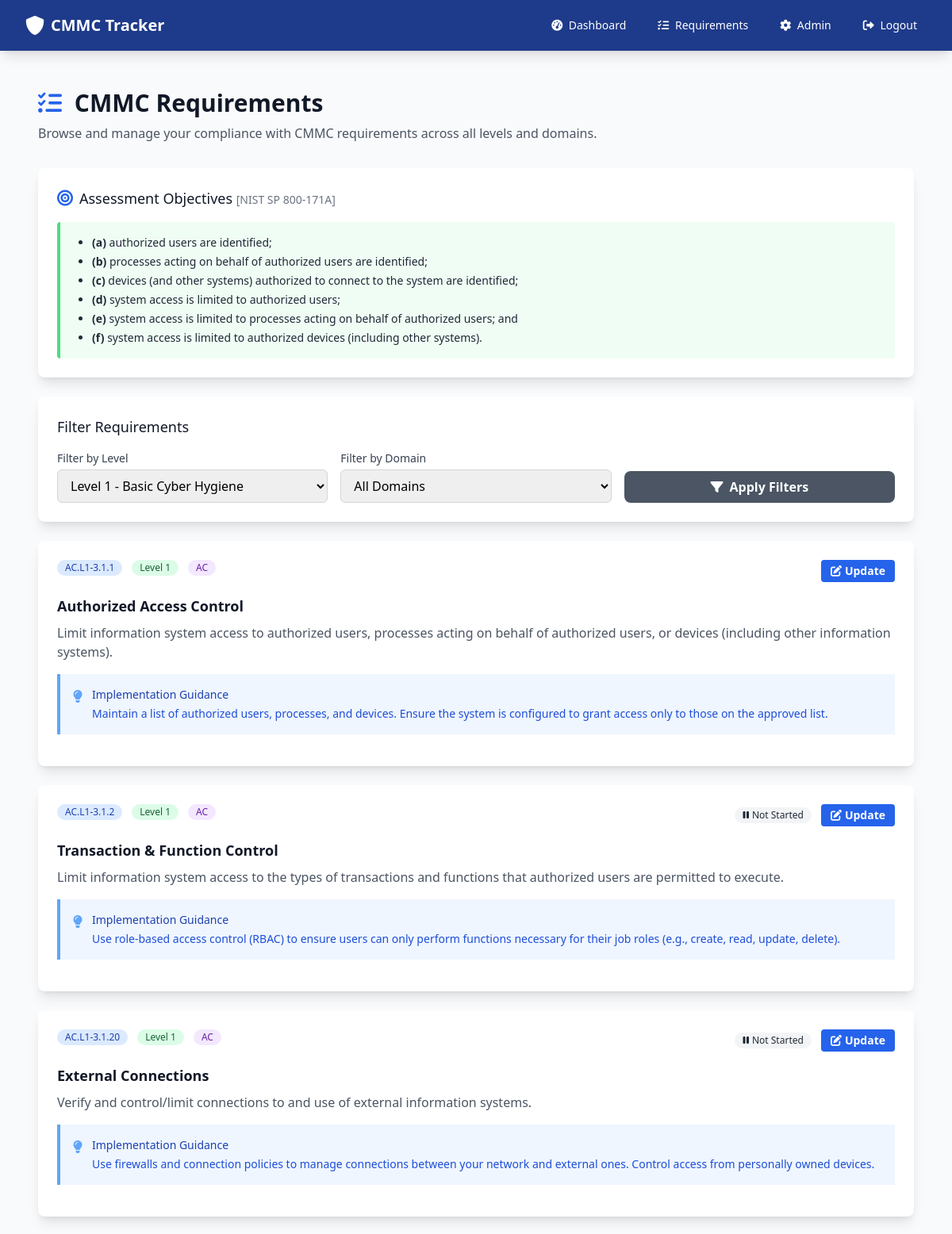
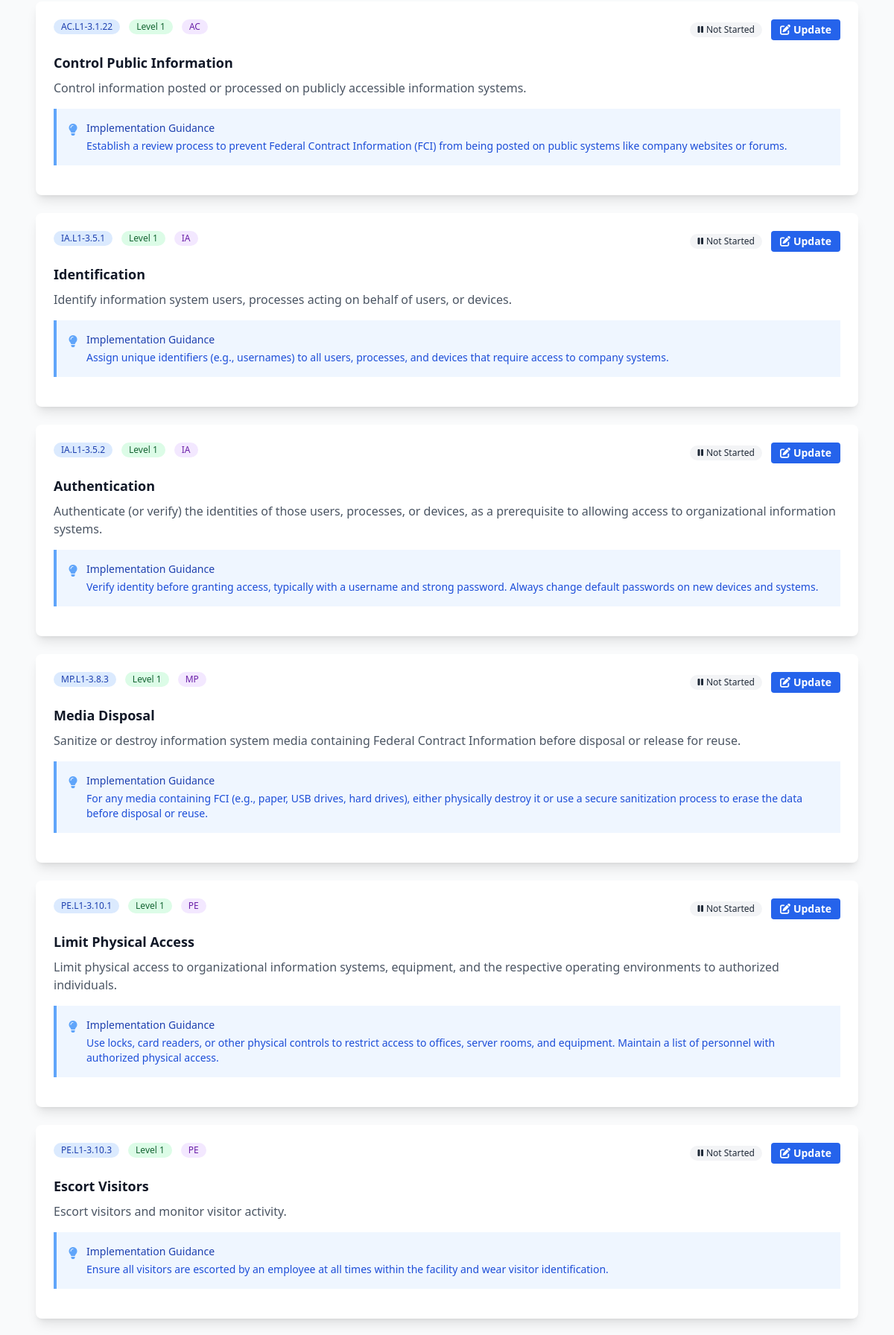
Screenshot of /requirements?level=1 (signed in, upper part) with the database file from the repository (2 pictures, top to bottom).
### app.py (models this page shows)
class CMMCRequirement(db.Model):
    __tablename__ = 'cmmc_requirement'
    id = db.Column(db.Integer, primary_key=True)
    requirement_id = db.Column(db.String(20), unique=True, nullable=False)
    title = db.Column(db.String(200), nullable=False)
    description = db.Column(db.Text, nullable=False)
    level_id = db.Column(db.Integer, db.ForeignKey('cmmc_level.id'), nullable=False)
    domain_id = db.Column(db.Integer, db.ForeignKey('cmmc_domain.id'), nullable=False)
    guidance = db.Column(db.Text)
    created_at = db.Column(db.DateTime, default=datetime.utcnow)
    level = db.relationship('CMMCLevel', backref='requirements')
    domain = db.relationship('CMMCDomain', backref='requirements')

class CMMCLevel(db.Model):
    __tablename__ = 'cmmc_level'
    id = db.Column(db.Integer, primary_key=True)
    level_number = db.Column(db.Integer, unique=True, nullable=False)
    name = db.Column(db.String(100), nullable=False)
    description = db.Column(db.Text)
    created_at = db.Column(db.DateTime, default=datetime.utcnow)

class CMMCDomain(db.Model):
    __tablename__ = 'cmmc_domain'
    id = db.Column(db.Integer, primary_key=True)
    code = db.Column(db.String(10), unique=True, nullable=False)
    name = db.Column(db.String(100), nullable=False)
    description = db.Column(db.Text)
    created_at = db.Column(db.DateTime, default=datetime.utcnow)

### app.py (the view)
@app.route('/requirements')
@login_required
@authorized_user_required
def requirements():
    level_filter = request.args.get('level')
    domain_filter = request.args.get('domain')
    query = CMMCRequirement.query
    if level_filter:
        query = query.filter_by(level_id=level_filter)
    if domain_filter:
        query = query.filter_by(domain_id=domain_filter)
    requirements = query.all()
    levels = CMMCLevel.query.all()
    domains = CMMCDomain.query.all()
    user_records = {}
    for record in ComplianceRecord.query.filter_by(user_id=session['user_id']).all():
        user_records[record.requirement_id] = record
    return render_template('requirements.html', requirements=requirements,
                         levels=levels, domains=domains, user_records=user_records)

### app.py (called while the page is built, shortened)
def login_required(f):
    @wraps(f)
    def decorated_function(*args, **kwargs):
        if 'user_id' not in session:
            flash('Please log in to access this page.', 'warning')
            return redirect(url_for('login'))
        return f(*args, **kwargs)
    return decorated_function

def authorized_user_required(f):
    @wraps(f)
    def decorated_function(*args, **kwargs):
        if 'user_id' not in session:
            flash('Please log in to access this page.', 'warning')
            return redirect(url_for('login'))
        user = User.query.get(session['user_id'])
        if not user or not user.is_authorized:
            flash('Your account is awaiting authorization by an administrator.', 'warning')
            return redirect(url_for('index'))
        return f(*args, **kwargs)
    return decorated_function

@app.before_request
def enforce_device_and_user_authorization():
    open_endpoints = {
        'index', 'login', 'register', 'logout', 'static', 'device_pending'
    }
    if request.endpoint in open_endpoints:
        return None
    if 'user_id' not in session:
        return None
    user = User.query.get(session['user_id'])
    if not user:
        session.clear()
        return redirect(url_for('login'))
    if not user.is_authorized:
        flash('Your account is awaiting authorization by an administrator.', 'warning')
        return redirect(url_for('index'))
    if user.role == 'admin':
        return None

### templates/requirements.html (shortened to what this page needs)
{% extends "base.html" %}
{% block content %}
<div class="px-4 py-6">
    <div class="mb-8">
        <h1 class="text-3xl font-bold text-gray-900 mb-2">
            <i class="fas fa-list-check text-blue-600 mr-2"></i>
            CMMC Requirements
        </h1>
        <p class="text-gray-600">Browse and manage your compliance with CMMC requirements across all levels and domains.</p>
    </div>
    <div class="bg-white shadow-lg rounded-lg p-6 mb-6">
        <div class="flex items-center mb-4">
            <i class="fas fa-bullseye text-blue-600 text-xl mr-2"></i>
            <h3 class="text-lg font-medium text-gray-900">Assessment Objectives <span class="text-gray-500 text-sm">[NIST SP 800-171A]</span></h3>
        </div>
        <div class="bg-green-50 border-l-4 border-green-400 p-4 rounded">
            <ul class="list-disc pl-6 space-y-1 text-sm text-gray-800">
                <li><strong>(a)</strong> authorized users are identified;</li>
                <li><strong>(b)</strong> processes acting on behalf of authorized users are identified;</li>
                <li><strong>(c)</strong> devices (and other systems) authorized to connect to the system are identified;</li>
                <li><strong>(d)</strong> system access is limited to authorized users;</li>
                <li><strong>(e)</strong> system access is limited to processes acting on behalf of authorized users; and</li>
                <li><strong>(f)</strong> system access is limited to authorized devices (including other systems).</li>
            </ul>
        </div>
    </div>
    <div class="bg-white shadow-lg rounded-lg p-6 mb-6">
        <h3 class="text-lg font-medium text-gray-900 mb-4">Filter Requirements</h3>
        <form method="GET" class="grid grid-cols-1 md:grid-cols-3 gap-4">
            <div>
                <label for="level_filter" class="block text-sm font-medium text-gray-700 mb-1">Filter by Level</label>
                <select name="level" id="level_filter" class="w-full border border-gray-300 rounded-md px-3 py-2 focus:outline-none focus:ring-blue-500 focus:border-blue-500">
                    {% for level in levels %}
                        <option value="{{ level.id }}" {% if request.args.get('level') == level.id|string %}selected{% endif %}>
                            Level {{ level.level_number }} - {{ level.name }}
                        </option>
                    {% endfor %}
                </select>
            </div>
            <div>
                <label for="domain_filter" class="block text-sm font-medium text-gray-700 mb-1">Filter by Domain</label>
                <select name="domain" id="domain_filter" class="w-full border border-gray-300 rounded-md px-3 py-2 focus:outline-none focus:ring-blue-500 focus:border-blue-500">
                    <option value="">All Domains</option>
                </select>
            </div>
            <div class="flex items-end">
                <button type="submit" class="w-full bg-gray-600 hover:bg-gray-700 text-white font-bold py-2 px-4 rounded-lg transition duration-200">
                    <i class="fas fa-filter mr-2"></i>Apply Filters
                </button>
            </div>
        </form>
    </div>
    {% if requirements %}
    <div class="space-y-6">
        {% for requirement in requirements %}
        <div class="bg-white shadow-lg rounded-lg overflow-hidden">
            <div class="p-6">
                <div class="flex justify-between items-start mb-4">
                    <div class="flex items-center space-x-3">
                        <span class="inline-flex items-center px-2.5 py-0.5 rounded-full text-xs font-medium bg-blue-100 text-blue-800">
                            {{ requirement.requirement_id }}
                        </span>
                        <span class="inline-flex items-center px-2.5 py-0.5 rounded-full text-xs font-medium bg-green-100 text-green-800">
                            Level {{ requirement.level.level_number }}
                        </span>
                        <span class="inline-flex items-center px-2.5 py-0.5 rounded-full text-xs font-medium bg-purple-100 text-purple-800">
                            {{ requirement.domain.code }}
                        </span>
                    </div>
                    <div class="flex items-center space-x-3">
                        {% set record = user_records.get(requirement.id) %}
                        {% if record %}
                            {% if record.status == 'compliant' %}
                                <span class="inline-flex items-center px-2.5 py-0.5 rounded-full text-xs font-medium bg-green-100 text-green-800">
                                    <i class="fas fa-check mr-1"></i>Compliant
                                </span>
                            {% elif record.status == 'in_progress' %}
                                <span class="inline-flex items-center px-2.5 py-0.5 rounded-full text-xs font-medium bg-yellow-100 text-yellow-800">
                                    <i class="fas fa-clock mr-1"></i>In Progress
                                </span>
                            {% elif record.status == 'non_compliant' %}
                                <span class="inline-flex items-center px-2.5 py-0.5 rounded-full text-xs font-medium bg-red-100 text-red-800">
                                    <i class="fas fa-times mr-1"></i>Non-Compliant
                                </span>
                            {% endif %}
                        {% else %}
                            <span class="inline-flex items-center px-2.5 py-0.5 rounded-full text-xs font-medium bg-gray-100 text-gray-800">
                                <i class="fas fa-pause mr-1"></i>Not Started
                            </span>
                        {% endif %}
                        <a href="{{ url_for('compliance_record', requirement_id=requirement.id) }}"
                           class="bg-blue-600 hover:bg-blue-700 text-white font-bold py-1 px-3 rounded text-sm transition duration-200">
                            <i class="fas fa-edit mr-1"></i>Update
                        </a>
                    </div>
                </div>
                <h3 class="text-lg font-semibold text-gray-900 mb-2">{{ requirement.title }}</h3>
                <p class="text-gray-600 mb-4">{{ requirement.description }}</p>
                {% if requirement.guidance %}
                <div class="bg-blue-50 border-l-4 border-blue-400 p-4 mb-4">
                    <div class="flex items-start">
                        <div class="flex-shrink-0">
                            <i class="fas fa-lightbulb text-blue-400"></i>
                        </div>
                        <div class="ml-3">
                            <h4 class="text-sm font-medium text-blue-800 mb-1">Implementation Guidance</h4>
                            <p class="text-sm text-blue-700">{{ requirement.guidance }}</p>
                        </div>
                    </div>
                </div>
                {% endif %}
            </div>
        </div>
        {% endfor %}
    </div>
    {% endif %}
            {% set total_reqs = requirements|length %}
            {% set compliant_count = user_records.values()|selectattr('status', 'equalto', 'compliant')|list|length %}
            {% set in_progress_count = user_records.values()|selectattr('status', 'equalto', 'in_progress')|list|length %}
            {% set non_compliant_count = user_records.values()|selectattr('status', 'equalto', 'non_compliant')|list|length %}
</div>
{% endblock %}

### rows the page displays
CMMCRequirement: requirement_id "AC.L1-3.1.1", level.level_number "1", domain.code "AC", title "Authorized Access Control", description "Limit information system access to authorized users, processes acting on behalf of authorized users, or devices (including other information systems).", guidance "Maintain a list of authorized users, processes, and devices. Ensure the system is configured to grant access only to those on the approved list."
CMMCRequirement: requirement_id "AC.L1-3.1.2", level.level_number "1", domain.code "AC", shows "Not Started", title "Transaction & Function Control", description "Limit information system access to the types of transactions and functions that authorized users are permitted to execute.", guidance "Use role-based access control (RBAC) to ensure users can only perform functions necessary for their job roles (e.g., create, read, update, delete)."
CMMCRequirement: requirement_id "AC.L1-3.1.20", level.level_number "1", domain.code "AC", shows "Not Started", title "External Connections", description "Verify and control/limit connections to and use of external information systems.", guidance "Use firewalls and connection policies to manage connections between your network and external ones. Control access from personally owned devices."
CMMCRequirement: requirement_id "AC.L1-3.1.22", level.level_number "1", domain.code "AC", shows "Not Started", title "Control Public Information", description "Control information posted or processed on publicly accessible information systems.", guidance "Establish a review process to prevent Federal Contract Information (FCI) from being posted on public systems like company websites or forums."
CMMCRequirement: requirement_id "IA.L1-3.5.1", level.level_number "1", domain.code "IA", shows "Not Started", title "Identification", description "Identify information system users, processes acting on behalf of users, or devices.", guidance "Assign unique identifiers (e.g., usernames) to all users, processes, and devices that require access to company systems."
CMMCRequirement: requirement_id "IA.L1-3.5.2", level.level_number "1", domain.code "IA", shows "Not Started", title "Authentication", description "Authenticate (or verify) the identities of those users, processes, or devices, as a prerequisite to allowing access to organizational information systems.", guidance "Verify identity before granting access, typically with a username and strong password. Always change default passwords on new devices and systems."
CMMCRequirement: requirement_id "MP.L1-3.8.3", level.level_number "1", domain.code "MP", shows "Not Started", title "Media Disposal", description "Sanitize or destroy information system media containing Federal Contract Information before disposal or release for reuse.", guidance "For any media containing FCI (e.g., paper, USB drives, hard drives), either physically destroy it or use a secure sanitization process to erase the data before disposal or reuse."
CMMCRequirement: requirement_id "PE.L1-3.10.1", level.level_number "1", domain.code "PE", shows "Not Started", title "Limit Physical Access", description "Limit physical access to organizational information systems, equipment, and the respective operating environments to authorized individuals.", guidance "Use locks, card readers, or other physical controls to restrict access to offices, server rooms, and equipment. Maintain a list of personnel with authorized physical access."
CMMCRequirement: requirement_id "PE.L1-3.10.3", level.level_number "1", domain.code "PE", shows "Not Started", title "Escort Visitors", description "Escort visitors and monitor visitor activity.", guidance "Ensure all visitors are escorted by an employee at all times within the facility and wear visitor identification."
